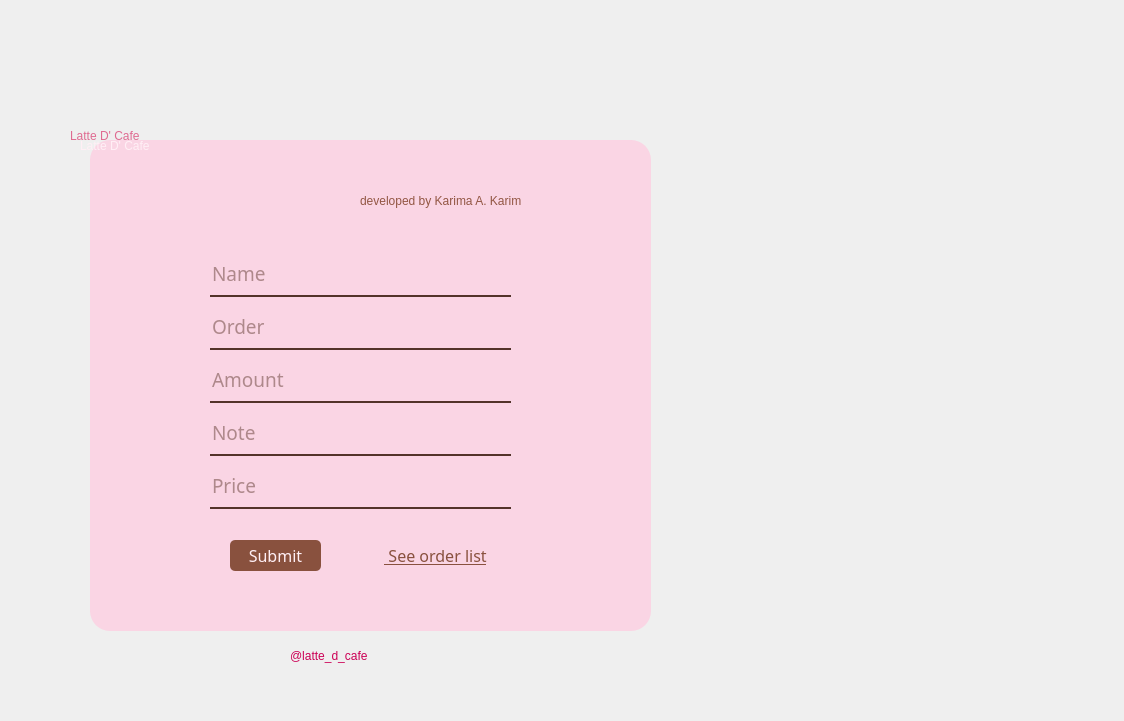
<?xml version="1.0" encoding="UTF-8"?>
<ui version="4.0">
 <class>Form</class>
 <widget class="QWidget" name="Form">
  <property name="geometry">
   <rect>
    <x>0</x>
    <y>0</y>
    <width>1124</width>
    <height>721</height>
   </rect>
  </property>
  <property name="windowTitle">
   <string>Form</string>
  </property>
  <widget class="QWidget" name="widget" native="true">
   <property name="geometry">
    <rect>
     <x>10</x>
     <y>10</y>
     <width>1101</width>
     <height>701</height>
    </rect>
   </property>
   <widget class="QLabel" name="label">
    <property name="geometry">
     <rect>
      <x>30</x>
      <y>30</y>
      <width>1041</width>
      <height>641</height>
     </rect>
    </property>
    <property name="styleSheet">
     <string notr="true">border-image: url(:/images/background.png);
border-radius: 20px;</string>
    </property>
    <property name="text">
     <string/>
    </property>
   </widget>
   <widget class="QLabel" name="label_2">
    <property name="geometry">
     <rect>
      <x>80</x>
      <y>130</y>
      <width>561</width>
      <height>491</height>
     </rect>
    </property>
    <property name="styleSheet">
     <string notr="true">background-color: qlineargradient(spread:pad, x1:0.697, y1:0, x2:0.294, y2:0, stop:1 rgba(255, 201, 222, 173));
border-radius:20px;</string>
    </property>
    <property name="text">
     <string/>
    </property>
   </widget>
   <widget class="QLabel" name="label_3">
    <property name="geometry">
     <rect>
      <x>-350</x>
      <y>420</y>
      <width>861</width>
      <height>641</height>
     </rect>
    </property>
    <property name="styleSheet">
     <string notr="true">image: url(:/images/coffee beans_2.png);</string>
    </property>
    <property name="text">
     <string/>
    </property>
   </widget>
   <widget class="QLabel" name="label_4">
    <property name="geometry">
     <rect>
      <x>370</x>
      <y>270</y>
      <width>561</width>
      <height>461</height>
     </rect>
    </property>
    <property name="styleSheet">
     <string notr="true">image: url(:/images/coffee beans.png);</string>
    </property>
    <property name="text">
     <string/>
    </property>
   </widget>
   <widget class="QLabel" name="label_5">
    <property name="geometry">
     <rect>
      <x>640</x>
      <y>-370</y>
      <width>861</width>
      <height>641</height>
     </rect>
    </property>
    <property name="styleSheet">
     <string notr="true">image: url(:/images/coffee beans_2.png);</string>
    </property>
    <property name="text">
     <string/>
    </property>
   </widget>
   <widget class="QLabel" name="label_6">
    <property name="geometry">
     <rect>
      <x>-20</x>
      <y>120</y>
      <width>211</width>
      <height>211</height>
     </rect>
    </property>
    <property name="styleSheet">
     <string notr="true">image: url(:/images/coffee beans.png);</string>
    </property>
    <property name="text">
     <string/>
    </property>
   </widget>
   <widget class="QLabel" name="label_8">
    <property name="geometry">
     <rect>
      <x>60</x>
      <y>30</y>
      <width>541</width>
      <height>191</height>
     </rect>
    </property>
    <property name="styleSheet">
     <string notr="true">font: 75 60pt &quot;Tw Cen MT&quot;;
color: rgb(223, 107, 145);</string>
    </property>
    <property name="text">
     <string>Latte D' Cafe</string>
    </property>
   </widget>
   <widget class="QLabel" name="label_9">
    <property name="geometry">
     <rect>
      <x>70</x>
      <y>40</y>
      <width>541</width>
      <height>191</height>
     </rect>
    </property>
    <property name="styleSheet">
     <string notr="true">font: 75 60pt &quot;Tw Cen MT&quot;;
color: rgb(255, 239, 245);</string>
    </property>
    <property name="text">
     <string>Latte D' Cafe</string>
    </property>
   </widget>
   <widget class="QLabel" name="label_11">
    <property name="geometry">
     <rect>
      <x>350</x>
      <y>160</y>
      <width>281</width>
      <height>61</height>
     </rect>
    </property>
    <property name="styleSheet">
     <string notr="true">font: 13pt &quot;Tw Cen MT&quot;;
color: rgb(146, 86, 67);</string>
    </property>
    <property name="text">
     <string>developed by Karima A. Karim</string>
    </property>
   </widget>
   <widget class="QLabel" name="label_7">
    <property name="geometry">
     <rect>
      <x>420</x>
      <y>630</y>
      <width>41</width>
      <height>31</height>
     </rect>
    </property>
    <property name="styleSheet">
     <string notr="true">image: url(:/images/instagram icon.png);</string>
    </property>
    <property name="text">
     <string/>
    </property>
   </widget>
   <widget class="QLabel" name="label_12">
    <property name="geometry">
     <rect>
      <x>280</x>
      <y>620</y>
      <width>141</width>
      <height>51</height>
     </rect>
    </property>
    <property name="styleSheet">
     <string notr="true">font: 13pt &quot;Tw Cen MT&quot;;
color: rgb(204, 0, 85);</string>
    </property>
    <property name="text">
     <string>@latte_d_cafe</string>
    </property>
   </widget>
   <widget class="QLineEdit" name="lineEdit_4">
    <property name="geometry">
     <rect>
      <x>570</x>
      <y>680</y>
      <width>321</width>
      <height>31</height>
     </rect>
    </property>
    <property name="styleSheet">
     <string notr="true">background-color:rgba(0,0,0,0);
border:none;
border-bottom:2px solid rgb(193, 193, 193);
color:rgba(255,255,255,230);
padding-bottom:7px;</string>
    </property>
   </widget>
   <widget class="QLabel" name="label_10">
    <property name="geometry">
     <rect>
      <x>30</x>
      <y>220</y>
      <width>101</width>
      <height>101</height>
     </rect>
    </property>
    <property name="styleSheet">
     <string notr="true">image: url(:/images/coffee beans.png);</string>
    </property>
    <property name="text">
     <string/>
    </property>
   </widget>
   <widget class="QWidget" name="verticalLayoutWidget">
    <property name="geometry">
     <rect>
      <x>200</x>
      <y>240</y>
      <width>301</width>
      <height>271</height>
     </rect>
    </property>
    <layout class="QVBoxLayout" name="verticalLayout">
     <item>
      <widget class="QLineEdit" name="lineEdit">
       <property name="font">
        <font>
         <family>Tw Cen MT</family>
         <pointsize>14</pointsize>
        </font>
       </property>
       <property name="styleSheet">
        <string notr="true">background-color:rgba(0,0,0,0);
border:none;
border-bottom:2px solid rgb(83, 51, 42);
color: rgb(98, 60, 50);
padding-bottom:7px;</string>
       </property>
       <property name="placeholderText">
        <string>Name</string>
       </property>
      </widget>
     </item>
     <item>
      <widget class="QLineEdit" name="lineEdit_2">
       <property name="font">
        <font>
         <family>Tw Cen MT</family>
         <pointsize>14</pointsize>
        </font>
       </property>
       <property name="styleSheet">
        <string notr="true">background-color:rgba(0,0,0,0);
border:none;
border-bottom:2px solid rgb(83, 51, 42);
color: rgb(98, 60, 50);
padding-bottom:7px;</string>
       </property>
       <property name="placeholderText">
        <string>Order</string>
       </property>
      </widget>
     </item>
     <item>
      <widget class="QLineEdit" name="lineEdit_3">
       <property name="font">
        <font>
         <family>Tw Cen MT</family>
         <pointsize>14</pointsize>
        </font>
       </property>
       <property name="styleSheet">
        <string notr="true">background-color:rgba(0,0,0,0);
border:none;
border-bottom:2px solid rgb(83, 51, 42);
color: rgb(98, 60, 50);
padding-bottom:7px;</string>
       </property>
       <property name="placeholderText">
        <string>Amount</string>
       </property>
      </widget>
     </item>
     <item>
      <widget class="QLineEdit" name="lineEdit_5">
       <property name="font">
        <font>
         <family>Tw Cen MT</family>
         <pointsize>14</pointsize>
        </font>
       </property>
       <property name="styleSheet">
        <string notr="true">background-color:rgba(0,0,0,0);
border:none;
border-bottom:2px solid rgb(83, 51, 42);
color: rgb(98, 60, 50);
padding-bottom:7px;</string>
       </property>
       <property name="placeholderText">
        <string>Note</string>
       </property>
      </widget>
     </item>
     <item>
      <widget class="QLineEdit" name="lineEdit_6">
       <property name="font">
        <font>
         <family>Tw Cen MT</family>
         <pointsize>14</pointsize>
        </font>
       </property>
       <property name="styleSheet">
        <string notr="true">background-color:rgba(0,0,0,0);
border:none;
border-bottom:2px solid rgb(83, 51, 42);
color: rgb(98, 60, 50);
padding-bottom:7px;</string>
       </property>
       <property name="placeholderText">
        <string>Price</string>
       </property>
      </widget>
     </item>
    </layout>
   </widget>
   <widget class="QPushButton" name="pushButton">
    <property name="geometry">
     <rect>
      <x>220</x>
      <y>530</y>
      <width>91</width>
      <height>31</height>
     </rect>
    </property>
    <property name="font">
     <font>
      <family>Tw Cen MT</family>
      <pointsize>12</pointsize>
     </font>
    </property>
    <property name="styleSheet">
     <string notr="true">QPushButton#pushButton{
background-color: rgb(137, 81, 62);
color: rgb(255, 239, 245);
border-radius:5px;
}

QPushButton#pushButton:hover{
background-color: rgb(202, 148, 129);
color: rgb(255, 239, 245);
}

QPushButton#pushButton:pressed{
padding-left:5px;
padding-top:5px;
background-color: rgb(231, 140, 169);
}</string>
    </property>
    <property name="text">
     <string>Submit</string>
    </property>
   </widget>
   <widget class="QPushButton" name="pushButton_2">
    <property name="geometry">
     <rect>
      <x>360</x>
      <y>530</y>
      <width>131</width>
      <height>31</height>
     </rect>
    </property>
    <property name="font">
     <font>
      <family>Tw Cen MT</family>
      <pointsize>12</pointsize>
      <weight>50</weight>
      <italic>false</italic>
      <bold>false</bold>
      <underline>true</underline>
     </font>
    </property>
    <property name="styleSheet">
     <string notr="true">QPushButton{
font: 12pt &quot;Tw Cen MT&quot;;
color: rgb(137, 81, 62);
text-decoration:underline;
border:none;
}

QPushButton:hover {
color: rgb(202, 148, 129); /* Warna latar belakang saat hover */
}

/* QPushButton Pressed State */
QPushButton:pressed {
color: rgb(231, 140, 169); /* Warna latar belakang saat tombol ditekan */
}</string>
    </property>
    <property name="text">
     <string> See order list</string>
    </property>
   </widget>
  </widget>
 </widget>
 <resources>
  <include location="D:/Document/Pemrograman Visual/Permrograman Visual Task2/Images/images.qrc"/>
 </resources>
 <connections/>
</ui>
